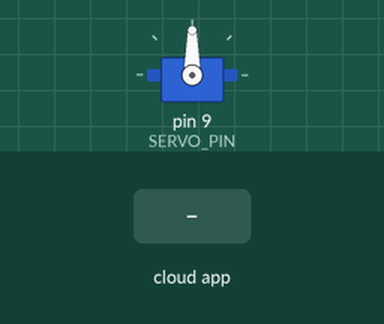
The sketch below on a simulated Arduino Uno, built with avr-gcc and run on an emulated ATmega328P. Shown: servo. Inputs (shaded band) come from the test bench. The ROS host is connected and sends only what is stated.

Above: at 1.2 s.
1.3 s: the phone or cloud app sets ServoController to 0
At 2.5 s:
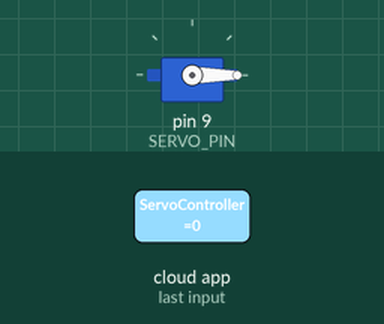
2.8 s: the phone or cloud app sets ServoController to 45
At 4.0 s:
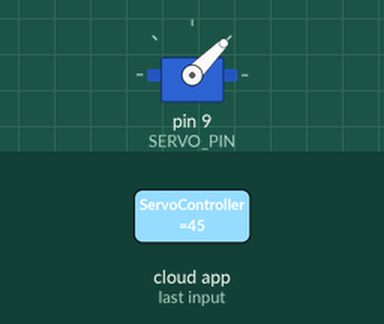
4.3 s: the phone or cloud app sets ServoController to 180
At 4.6 s:
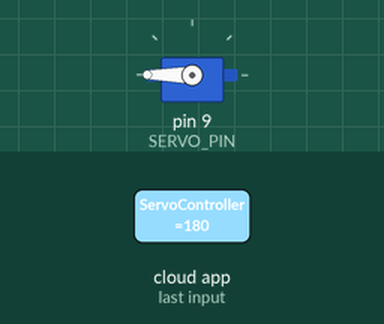
5.8 s: the phone or cloud app sets ServoController to 90
At 6.2 s:
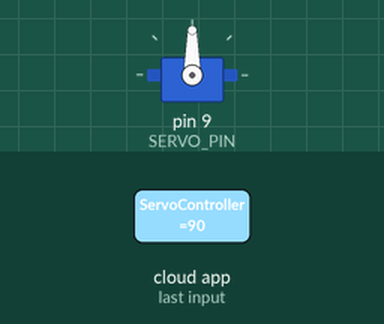
Timing chart, 0 to 8.3 s (numbered marks = the images above; inputs shaded):
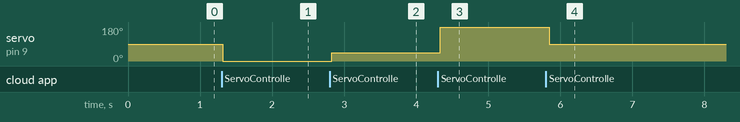

Measured:
- after the input at 1.3 s, servo on pin 9 (SERVO_PIN): 90° → 0° at once
- after the input at 2.8 s, servo on pin 9 (SERVO_PIN): 0° → 45° at once
- after the input at 4.3 s, servo on pin 9 (SERVO_PIN): 45° → 180° at once
- after the input at 5.8 s, servo on pin 9 (SERVO_PIN): 180° → 90° after 0.05 s

The sketch:

Servo_Subscriber.ino
```cpp
/*
 * Author: Trevor Sherrard
 * Date: 02/17/2018
 * Project: Intelligent Material Handling System
 */

/***********************************************
 * Includes
 ***********************************************
 */
#include <ros.h>
#include <std_msgs/Int32.h>
#include <Servo.h>

/***********************************************
 * Defines
 ***********************************************
 */
 #define SERVO_PIN 9

/***********************************************
 * Function Prototypes
 ***********************************************
 */
void ServoUpdateCallback(const std_msgs::Int32& mapped_val);

/***********************************************
 * Variables
 ***********************************************
 */
ros::NodeHandle nh;
ros::Subscriber<std_msgs::Int32> subscriber("ServoController", &ServoUpdateCallback);

Servo Servo_1;

void setup() {
  Servo_1.attach(SERVO_PIN);
  nh.initNode();
  nh.subscribe(subscriber);
}

void loop() {
  nh.spinOnce();
  delay(50);
}

void ServoUpdateCallback(const std_msgs::Int32& mapped_val)
{
  Servo_1.write(mapped_val.data);
}
```
